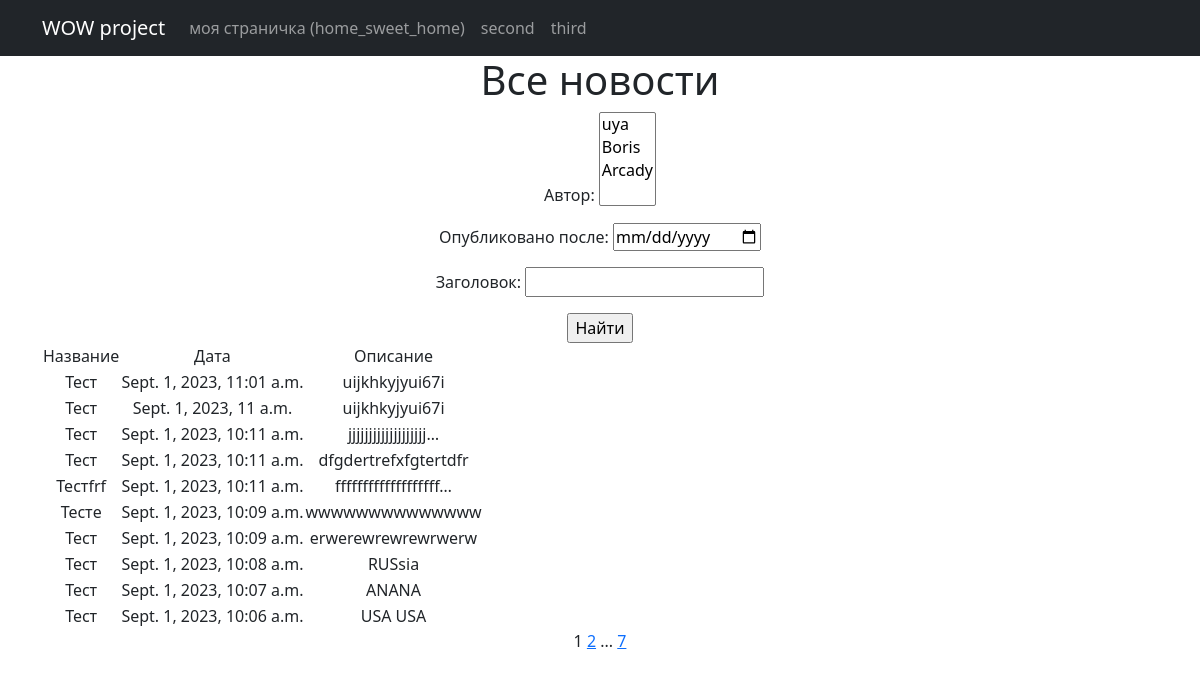
Before: /news/ with the older database file.
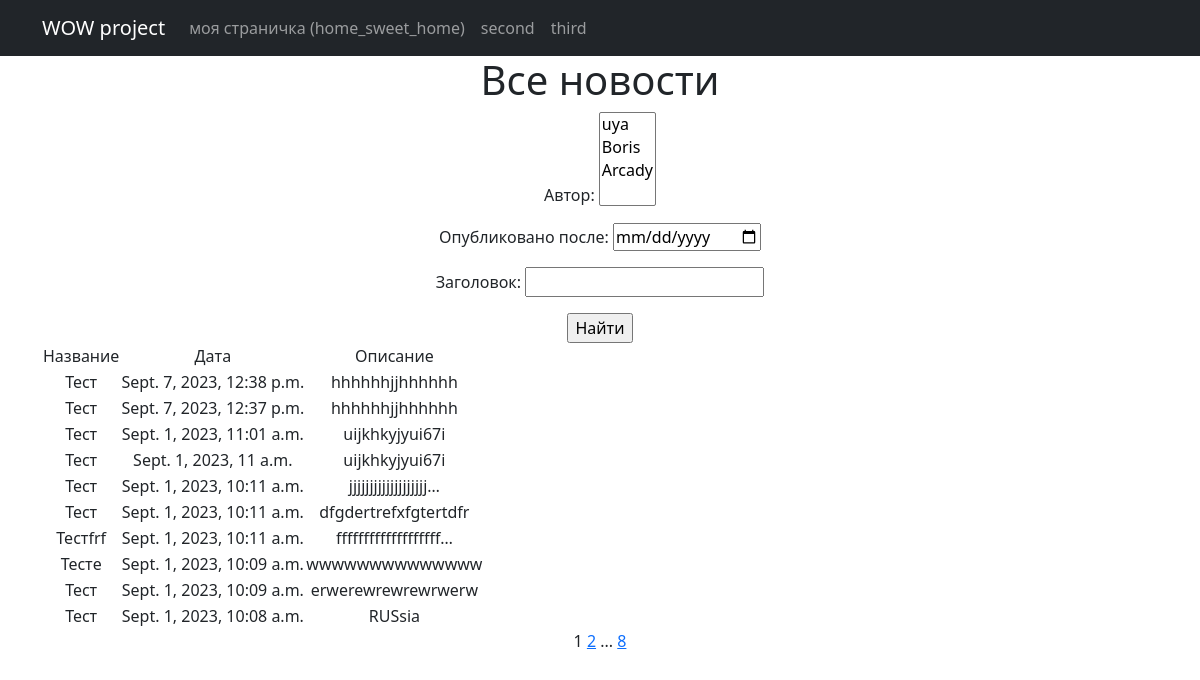
After: the same page with the newer database file.
### news/models.py (models this page shows, shortened)
class Post (models.Model):
    author = models.ForeignKey("Author", on_delete=models.CASCADE)
    types = models.CharField(max_length=2, choices=post_types, default=article)
    creation_datetime = models.DateTimeField(auto_now_add=True)
    post_category = models.ManyToManyField("Category", through=PostCategory)
    heading = models.CharField(max_length=255)
    text = models.TextField()
    rating = models.IntegerField(default=0)

### news/views.py (the view)
# urls.py: path('', PostsList.as_view(), name ='post_list'),
class PostsList(ListView):
    model = Post
    ordering = '-creation_datetime'
    template_name = 'posts.html'
    context_object_name = 'posts'
    paginate_by = 10
    def get_queryset(self):
        queryset = super().get_queryset()
        self.filterset = PostFilter(self.request.GET, queryset)
        return self.filterset.qs
    def get_context_data(self, **kwargs: Any) -> Dict[str, Any]:
        context = super().get_context_data(**kwargs)
        context['filterset'] = self.filterset
        return context

### news/templatetags/custom_filters.py (called while the page is built)
@register.filter()
def censor(value):
    if not isinstance(value, str):
        raise TypeError()
    for word in re.findall(r"[\w']+|[.,!?;]",value):
        if word.lower() in censu:
            value = value.replace(word, f"{word[0]}{'*'*(len(word)-2)}{word[-1]}")
    return value

@register.simple_tag(takes_context=True)
def url_replace(context, **kwargs):
    d = context['request'].GET.copy()
    for k, v in kwargs.items():
        d[k]=v
    return d.urlencode()

### templates/posts.html (shortened to what this page needs)
{% extends 'flatpages/default.html' %}
{% load custom_filters %}
{% block content %}
<h1>Все новости</h1>
<form action="" method="get">
    {{filterset.form.as_p }}
    <input type="submit" value="Найти"/>
</form>
  {% if posts %}
        <table>
           <tr>
               <td>Название</td>
               <td>Дата</td>
               <td>Описание</td>
           </tr>
            {% for post in posts %}
           <tr>
               <td>{{ post.heading|censor }}</td>
               <td>{{ post.creation_datetime }}</td>
               <td>{{ post.text|truncatechars:20|censor }}</td>
           </tr>
           {% endfor %}
       </table>
   {% else %}
       <h2>Новостей нет!</h2>
   {% endif %}
    {{ page_obj.number }}
    {% if page_obj.has_next %}
    <a href="?{% url_replace page=page_obj.next_page_number %}">{{ page_obj.next_page_number }}</a>
    {% if paginator.num_pages != page_obj.next_page_number %}
       ...
       <a href="?{% url_replace page=page_obj.paginator.num_pages %}">{{ page_obj.paginator.num_pages }}</a>
       {% endif %}
    {% endif %}
{% endblock content %}

### templates/flatpages/default.html (shortened to what this page needs)
<!DOCTYPE html>
<html lang="en">
    <head>
        {% load static %}
        <link href="{% static 'css/styles.css' %}" rel="stylesheet" />
    </head>
    <body>
        <nav class="navbar navbar-expand-lg navbar-dark bg-dark static-top">
           <div class="container">
               <a class="navbar-brand" href="#">WOW project</a>
               <div class="collapse navbar-collapse" id="navbarResponsive">
                   <ul class="navbar-nav ml-auto">
                       <li class="nav-item active">
                           <a class="nav-link" href="#">моя страничка
                               <span class="sr-only">(home_sweet_home)</span>
                           </a>
                       </li>
                       <li class="nav-item">
                           <a class="nav-link" href="/secondpage/">second</a>
                       </li>
                       <li class="nav-item">
                           <a class="nav-link" href="/thirdpage/">third</a>
                       </li>
                   </ul>
               </div>
           </div>
        </nav>
        <div class="container">
           <div class="row">
               <div class="col-lg-12 text-center">
                   {% block content %}{% endblock content %}
               </div>
           </div>
        </div>
    </body>
</html>

Changed rows visible on the page:
no longer on this page (row unchanged): Post: heading|censor "Тест", creation_datetime "Sept. 1, 2023, 10:07 a.m.", text|censor "ANANA"
no longer on this page (row unchanged): Post: heading|censor "Тест", creation_datetime "Sept. 1, 2023, 10:06 a.m.", text|censor "USA USA"
added Post: heading|censor "Тест", creation_datetime "Sept. 7, 2023, 12:38 p.m.", text|censor "hhhhhhjjhhhhhh"
added Post: heading|censor "Тест", creation_datetime "Sept. 7, 2023, 12:37 p.m.", text|censor "hhhhhhjjhhhhhh"
Other visible differences:
{{ page_obj.paginator.num_pages }}: "7" → "8"
